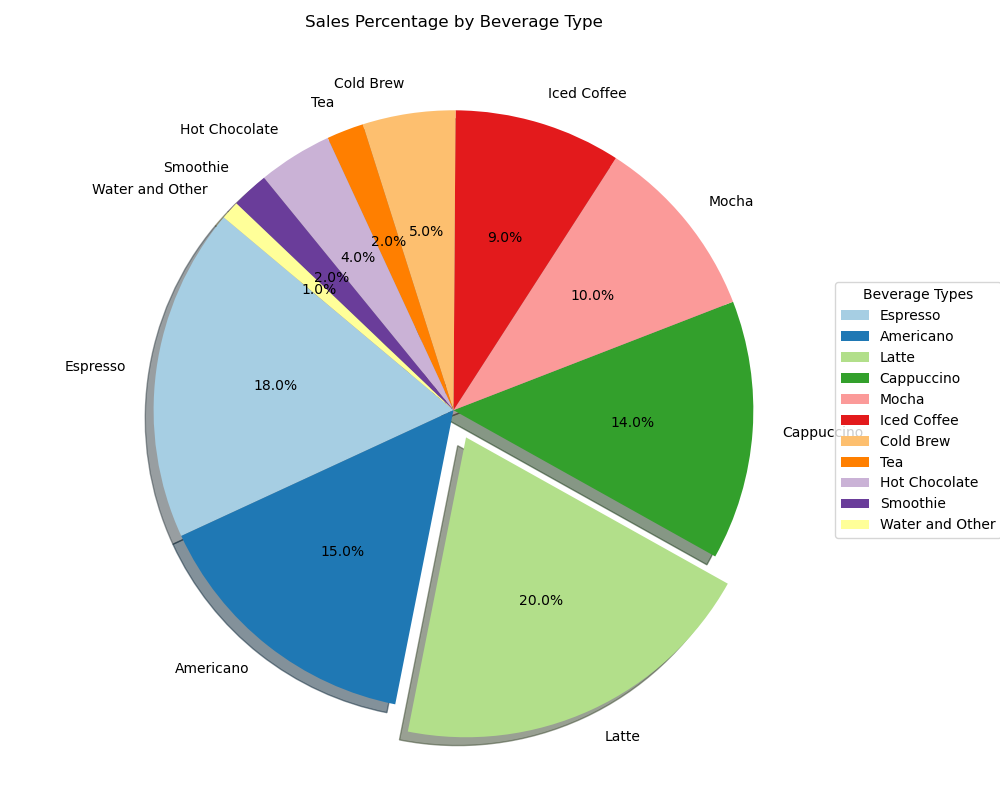

The Python source for this figure:

import matplotlib.pyplot as plt

# Provided data for the pie chart
data = [
    {'Beverage Type': 'Espresso', 'Percentage of Sales': 18},
    {'Beverage Type': 'Americano', 'Percentage of Sales': 15},
    {'Beverage Type': 'Latte', 'Percentage of Sales': 20},
    {'Beverage Type': 'Cappuccino', 'Percentage of Sales': 14},
    {'Beverage Type': 'Mocha', 'Percentage of Sales': 10},
    {'Beverage Type': 'Iced Coffee', 'Percentage of Sales': 9},
    {'Beverage Type': 'Cold Brew', 'Percentage of Sales': 5},
    {'Beverage Type': 'Tea', 'Percentage of Sales': 2},
    {'Beverage Type': 'Hot Chocolate', 'Percentage of Sales': 4},
    {'Beverage Type': 'Smoothie', 'Percentage of Sales': 2},
    {'Beverage Type': 'Water and Other', 'Percentage of Sales': 1}
]

# Extracting the categories and corresponding percentages
categories = [x['Beverage Type'] for x in data]
percentages = [x['Percentage of Sales'] for x in data]

# Choosing a color palette for the pie chart
colors = plt.cm.Paired(range(len(categories)))

# Using explode to separate the biggest category, Latte in this case
explode = [0 if x < max(percentages) else 0.1 for x in percentages]

# Create a pie chart
plt.figure(figsize=(10, 8))  # Making the figure larger for readability
plt.pie(percentages, labels=categories, autopct='%1.1f%%', startangle=140, colors=colors, explode=explode, shadow=True)

# Adding title
plt.title('Sales Percentage by Beverage Type')

# Display the legend outside the pie chart
plt.legend(categories, title='Beverage Types', loc='center left', bbox_to_anchor=(1, 0.5))

# Show the plot
plt.tight_layout()
plt.show()
